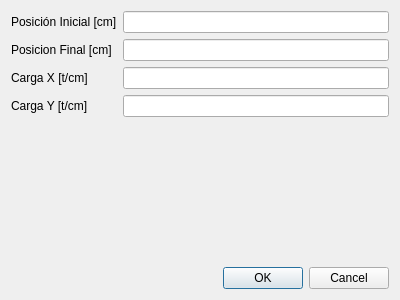
<?xml version="1.0" encoding="UTF-8"?>
<ui version="4.0">
 <class>DlgEditCargaUniformeDistribuida</class>
 <widget class="QDialog" name="DlgEditCargaUniformeDistribuida">
  <property name="geometry">
   <rect>
    <x>0</x>
    <y>0</y>
    <width>400</width>
    <height>300</height>
   </rect>
  </property>
  <property name="windowTitle">
   <string>Carga uniformemente distribuida</string>
  </property>
  <layout class="QVBoxLayout" name="verticalLayout">
   <item>
    <layout class="QFormLayout" name="formLayout">
     <item row="0" column="0">
      <widget class="QLabel" name="label">
       <property name="text">
        <string>Posición Inicial [cm]</string>
       </property>
      </widget>
     </item>
     <item row="0" column="1">
      <widget class="QLineEdit" name="txtPosicionInicial"/>
     </item>
     <item row="1" column="0">
      <widget class="QLabel" name="label_2">
       <property name="text">
        <string>Posicion Final [cm]</string>
       </property>
      </widget>
     </item>
     <item row="1" column="1">
      <widget class="QLineEdit" name="txtPosicionFinal"/>
     </item>
     <item row="2" column="0">
      <widget class="QLabel" name="label_3">
       <property name="text">
        <string>Carga X [t/cm]</string>
       </property>
      </widget>
     </item>
     <item row="2" column="1">
      <widget class="QLineEdit" name="txtCargaX"/>
     </item>
     <item row="3" column="1">
      <widget class="QLineEdit" name="txtCargaY"/>
     </item>
     <item row="3" column="0">
      <widget class="QLabel" name="label_4">
       <property name="text">
        <string>Carga Y [t/cm]</string>
       </property>
      </widget>
     </item>
    </layout>
   </item>
   <item>
    <widget class="QDialogButtonBox" name="buttonBox">
     <property name="orientation">
      <enum>Qt::Horizontal</enum>
     </property>
     <property name="standardButtons">
      <set>QDialogButtonBox::Cancel|QDialogButtonBox::Ok</set>
     </property>
    </widget>
   </item>
  </layout>
 </widget>
 <resources/>
 <connections>
  <connection>
   <sender>buttonBox</sender>
   <signal>accepted()</signal>
   <receiver>DlgEditCargaUniformeDistribuida</receiver>
   <slot>accept()</slot>
   <hints>
    <hint type="sourcelabel">
     <x>248</x>
     <y>254</y>
    </hint>
    <hint type="destinationlabel">
     <x>157</x>
     <y>274</y>
    </hint>
   </hints>
  </connection>
  <connection>
   <sender>buttonBox</sender>
   <signal>rejected()</signal>
   <receiver>DlgEditCargaUniformeDistribuida</receiver>
   <slot>reject()</slot>
   <hints>
    <hint type="sourcelabel">
     <x>316</x>
     <y>260</y>
    </hint>
    <hint type="destinationlabel">
     <x>286</x>
     <y>274</y>
    </hint>
   </hints>
  </connection>
 </connections>
</ui>
